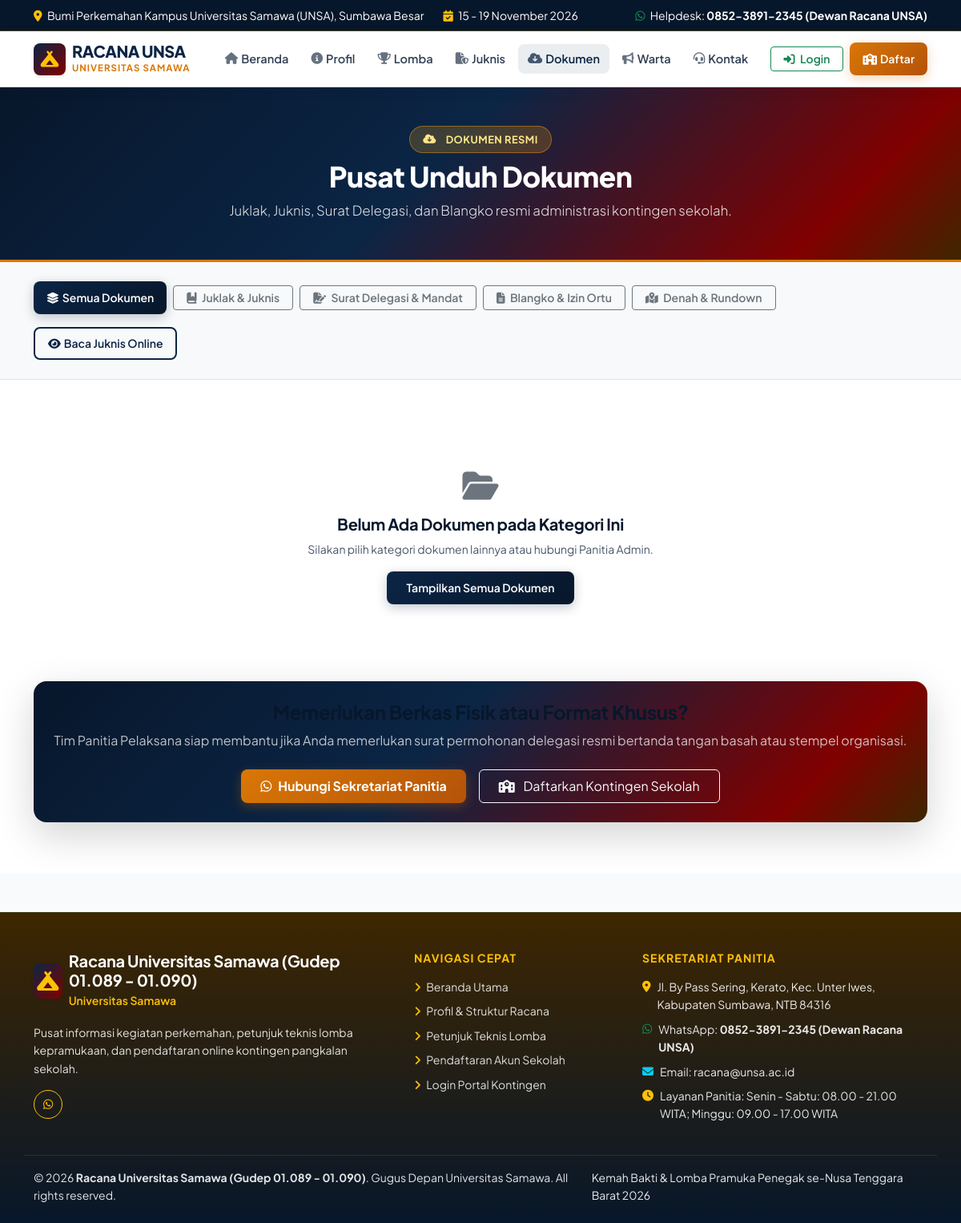
/unduh-berkas, run on the app's committed database.
### tables this page shows
CREATE TABLE IF NOT EXISTS `pengaturan_portal` (
  `id` INT AUTO_INCREMENT PRIMARY KEY,
  `key_name` VARCHAR(100) NOT NULL UNIQUE,
  `key_value` TEXT NULL,
  `deskripsi` VARCHAR(255) NULL
);

### unduh-dokumen.php (the view, shortened to what the rows shown need)
<?php
require_once __DIR__ . '/config/app.php';
require_once __DIR__ . '/includes/header.php';
?>
<section class="page-banner-scout">
    <div class="container text-center">
        <h1 class="mb-2">Pusat Unduh Dokumen</h1>
    </div>
</section>
<?php require_once __DIR__ . '/includes/footer.php'; ?>

### includes/header.php (shortened to what the rows shown need)
<?php
require_once dirname(__DIR__) . '/config/app.php';
$brandName = get_setting('nama_brand', 'RACANA UNSA');
$universityName = get_setting('nama_universitas', 'Universitas Samawa');
?>
<!DOCTYPE html>
<html lang="id">
<head>
    <link href="https://cdn.jsdelivr.net/npm/bootstrap@5.3.2/dist/css/bootstrap.min.css" rel="stylesheet">
    <link rel="stylesheet" href="https://cdnjs.cloudflare.com/ajax/libs/font-awesome/6.4.2/css/all.min.css">
    <link rel="stylesheet" href="<?= asset('css/custom.css') ?>">
</head>
<body>
<div class="bg-dark text-white py-2 px-3 small border-bottom border-warning border-opacity-25 d-none d-md-block" style="background-color: #07172b !important;">
    <div class="container d-flex justify-content-between align-items-center">
        <div class="d-flex align-items-center gap-4">
            <span><i class="fa-solid fa-location-dot text-warning me-1"></i> <?= e(get_setting('lokasi_kegiatan', get_setting('alamat_racana', ''))) ?></span>
            <span><i class="fa-solid fa-calendar-check text-warning me-1"></i> <?= e(get_setting('tgl_pelaksanaan_kemah', '15 - 19 November 2026')) ?></span>
        </div>
        <div class="d-flex align-items-center gap-3">
            <span><i class="fa-brands fa-whatsapp text-success me-1"></i> Helpdesk: <strong><?= e(get_setting('kontak_wa', '0852-3891-2345')) ?></strong></span>
        </div>
    </div>
</div>
<nav class="navbar navbar-expand-lg navbar-scout sticky-top py-2">
    <div class="container">
        <a class="navbar-brand d-flex align-items-center gap-2" href="<?= base_url('index.php') ?>">
            <div>
                <div class="brand-title"><?= e($brandName) ?></div>
                <div class="brand-subtitle"><?= e($universityName) ?></div>
            </div>
        </a>
    </div>
</nav>
<main>

### includes/footer.php (shortened to what the rows shown need)
<?php
$appName = get_setting('nama_racana', 'Racana Universitas Samawa');
$kontakWa = get_setting('kontak_wa', '0852-3891-2345');
$email = get_setting('email_racana', 'racana@unsa.ac.id');
$alamat = get_setting('alamat_racana', 'Jl. By Pass Sering, Kerato, Sumbawa, NTB');
$universityName = get_setting('nama_universitas', 'Universitas Samawa');
$portalDescription = get_setting('deskripsi_portal', 'Pusat informasi kegiatan dan pendaftaran online.');
$jamLayanan = get_setting('jam_layanan', 'Senin - Sabtu: 08.00 - 21.00 WITA');
$waNumber = get_whatsapp_number();
?>
</main>
<footer class="text-white pt-5 pb-4 mt-5 border-top border-warning border-opacity-25" style="background: linear-gradient(180deg, #3e2600 0%, #07172b 100%) !important;">
    <div class="container">
        <div class="row g-4 pb-4 border-bottom border-white border-opacity-10">
            <div class="col-lg-5">
                <div class="d-flex align-items-center gap-2 mb-3">
                    <div class="text-white rounded-3 d-flex align-items-center justify-content-center shadow-sm" style="width: 44px; height: 44px; background: linear-gradient(135deg, #0b2545 0%, #800000 100%) !important;">
                    </div>
                    <div>
                        <h5 class="fw-bold text-white mb-0"><?= e($appName) ?></h5>
                        <small class="text-warning fw-semibold"><?= e($universityName) ?></small>
                    </div>
                </div>
                <p class="text-white-50 small pe-lg-4"><?= e($portalDescription) ?></p>
                <div class="d-flex gap-2">
                    <?php if ($waNumber !== ''): ?>
                        <a href="https://wa.me/<?= e($waNumber) ?>" target="_blank" rel="noopener noreferrer" class="btn btn-sm btn-outline-warning text-white rounded-circle" style="width:36px; height:36px; display:flex; align-items:center; justify-content:center;"><i class="fa-brands fa-whatsapp text-warning"></i></a>
                    <?php endif; ?>
                </div>
            </div>
            <div class="col-lg-4 col-md-6">
                <ul class="list-unstyled small d-flex flex-column gap-2 text-white-50">
                    <li class="d-flex gap-2">
                        <i class="fa-solid fa-location-dot text-warning mt-1"></i>
                        <span><?= e($alamat) ?></span>
                    </li>
                    <li class="d-flex gap-2">
                        <span>WhatsApp: <strong><?= e($kontakWa) ?></strong></span>
                    </li>
                    <li class="d-flex gap-2">
                        <i class="fa-solid fa-envelope text-info mt-1"></i>
                        <span>Email: <?= e($email) ?></span>
                    </li>
                    <li class="d-flex gap-2">
                        <i class="fa-solid fa-clock text-warning mt-1"></i>
                        <span>Layanan Panitia: <?= e($jamLayanan) ?></span>
                    </li>
                </ul>
            </div>
        </div>
        <div class="d-flex flex-column flex-md-row justify-content-between align-items-center pt-3 small text-white-50">
            <div>
                &copy; <?= date('Y') ?> <strong><?= e($appName) ?></strong>. Gugus Depan <?= e($universityName) ?>. All rights reserved.
            </div>
            <div class="mt-2 mt-md-0">
                <span><?= e(get_setting('nama_acara', 'Portal Pendaftaran Online')) ?></span>
            </div>
        </div>
    </div>
</footer>
</body>
</html>

### data on the page
pengaturan_portal: key_value "15 - 19 November 2026"
pengaturan_portal: key_value "0852-3891-2345 (Dewan Racana UNSA)"
pengaturan_portal: key_value "RACANA UNSA"
pengaturan_portal: key_value "UNIVERSITAS SAMAWA", key_value "Universitas Samawa"
pengaturan_portal: key_value "Racana Universitas Samawa (Gudep 01.089 - 01.090)"
pengaturan_portal: key_value "Pusat informasi kegiatan perkemahan, petunjuk teknis lomba kepramukaan, dan pendaftaran online kontingen pangkalan sekolah."
pengaturan_portal: key_value "Jl. By Pass Sering, Kerato, Kec. Unter Iwes, Kabupaten Sumbawa, NTB 84316"
pengaturan_portal: key_value "racana@unsa.ac.id"
pengaturan_portal: key_value "Senin - Sabtu: 08.00 - 21.00 WITA; Minggu: 09.00 - 17.00 WITA"
pengaturan_portal: key_value "Kemah Bakti & Lomba Pramuka Penegak se-Nusa Tenggara Barat 2026"

### other printed values
get_setting('lokasi_kegiatan', get_setting('alamat_racana', '')) "Bumi Perkemahan Kampus Universitas Samawa (UNSA), Sumbawa Besar"
